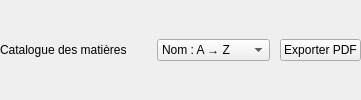
                                    <widget class="QWidget" name="catalogTitleRow">
                                      <layout class="QHBoxLayout" name="catalogTitleRowLayout">
                                        <property name="leftMargin">
                                          <number>0</number>
                                        </property>
                                        <property name="topMargin">
                                          <number>0</number>
                                        </property>
                                        <property name="rightMargin">
                                          <number>0</number>
                                        </property>
                                        <property name="bottomMargin">
                                          <number>0</number>
                                        </property>
                                        <property name="spacing">
                                          <number>10</number>
                                        </property>
                                        <item>
                                          <widget class="QLabel" name="catalogTitle">
                                            <property name="text">
                                              <string>Catalogue des matières</string>
                                            </property>
                                            <property name="sizePolicy">
                                              <sizepolicy hsizetype="Preferred" vsizetype="Fixed">
                                                <horstretch>0</horstretch>
                                                <verstretch>0</verstretch>
                                              </sizepolicy>
                                            </property>
                                            <property name="section" stdset="0">
                                              <bool>true</bool>
                                            </property>
                                          </widget>
                                        </item>
                                        <item>
                                          <spacer name="catalogTitleSpacer">
                                            <property name="orientation">
                                              <enum>Qt::Horizontal</enum>
                                            </property>
                                            <property name="sizeHint" stdset="0">
                                              <size>
                                                <width>20</width>
                                                <height>20</height>
                                              </size>
                                            </property>
                                          </spacer>
                                        </item>
                                        <item>
                                          <widget class="QComboBox" name="sortCombo">
                                            <item>
                                              <property name="text">
                                                <string>Nom : A → Z</string>
                                              </property>
                                            </item>
                                            <item>
                                              <property name="text">
                                                <string>Stock croissant</string>
                                              </property>
                                            </item>
                                            <item>
                                              <property name="text">
                                                <string>Prix croissant</string>
                                              </property>
                                            </item>
                                            <item>
                                              <property name="text">
                                                <string>Type : A → Z</string>
                                              </property>
                                            </item>
                                          </widget>
                                        </item>
                                        <item>
                                          <widget class="QPushButton" name="exportButton">
                                            <property name="text">
                                              <string>Exporter PDF</string>
                                            </property>
                                          </widget>
                                        </item>
                                      </layout>
                                    </widget>
